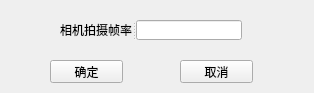
<?xml version="1.0" encoding="UTF-8"?>
<ui version="4.0">
 <class>SetTriggerParam</class>
 <widget class="QWidget" name="SetTriggerParam">
  <property name="geometry">
   <rect>
    <x>0</x>
    <y>0</y>
    <width>314</width>
    <height>93</height>
   </rect>
  </property>
  <property name="windowTitle">
   <string>外部触发参数设置</string>
  </property>
  <widget class="QPushButton" name="Btn_Ok">
   <property name="geometry">
    <rect>
     <x>50</x>
     <y>60</y>
     <width>73</width>
     <height>23</height>
    </rect>
   </property>
   <property name="text">
    <string>确定</string>
   </property>
   <property name="shortcut">
    <string>Return</string>
   </property>
  </widget>
  <widget class="QSplitter" name="splitter">
   <property name="geometry">
    <rect>
     <x>60</x>
     <y>20</y>
     <width>182</width>
     <height>20</height>
    </rect>
   </property>
   <property name="orientation">
    <enum>Qt::Horizontal</enum>
   </property>
   <widget class="QLabel" name="label">
    <property name="text">
     <string>相机拍摄帧率</string>
    </property>
   </widget>
   <widget class="QLineEdit" name="lineEdit"/>
  </widget>
  <widget class="QPushButton" name="Btn_Cancel">
   <property name="geometry">
    <rect>
     <x>180</x>
     <y>60</y>
     <width>73</width>
     <height>23</height>
    </rect>
   </property>
   <property name="text">
    <string>取消</string>
   </property>
  </widget>
  <zorder>splitter</zorder>
  <zorder>Btn_Ok</zorder>
  <zorder>Btn_Cancel</zorder>
 </widget>
 <layoutdefault spacing="6" margin="11"/>
 <resources/>
 <connections/>
</ui>
